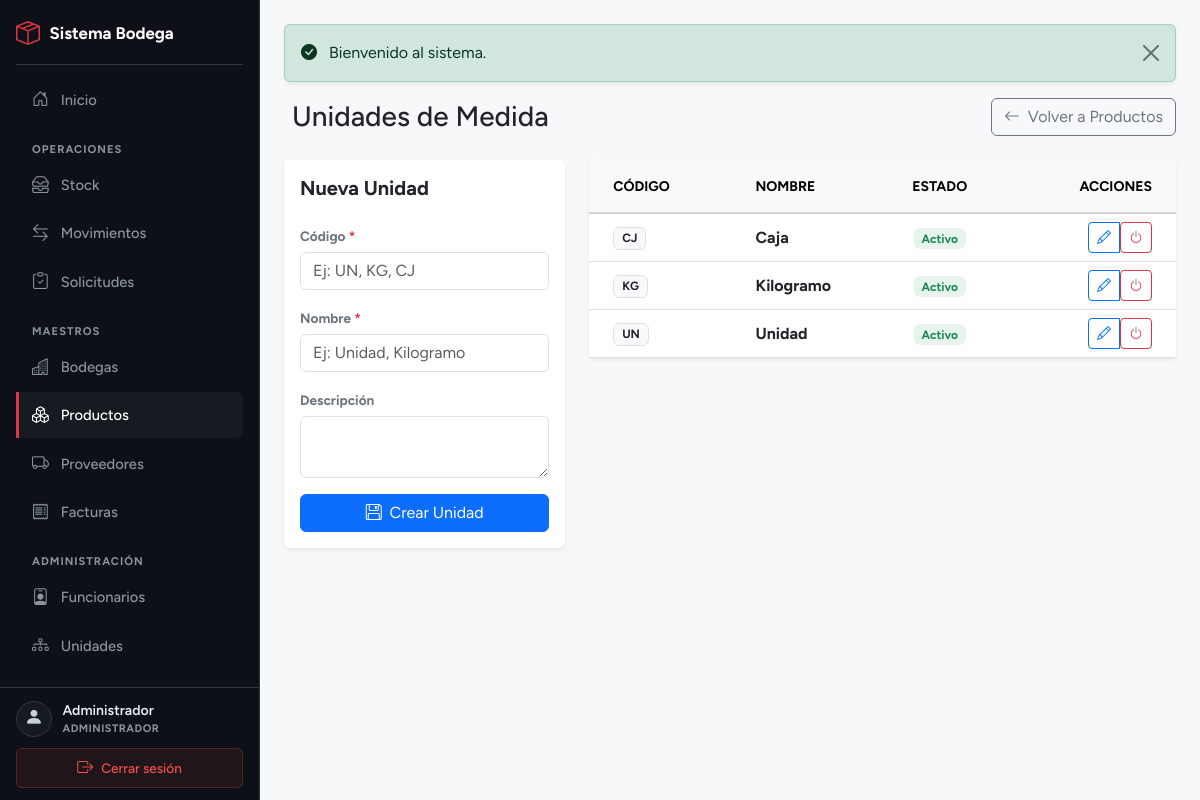
Page /modulos/productos/unidades_lista.php (signed in) on the committed database.
### tables this page shows
CREATE TABLE unidades_medida (
    id          INT UNSIGNED AUTO_INCREMENT PRIMARY KEY,
    codigo      VARCHAR(10)  NOT NULL,
    nombre      VARCHAR(80)  NOT NULL,
    descripcion VARCHAR(255) NULL,
    estado      TINYINT(1)   NOT NULL DEFAULT 1,
    UNIQUE KEY uq_um_codigo (codigo)
);

### inc/functions.php (called while the page is built, shortened)
<?php
function h($text)
{
    return htmlspecialchars((string)$text, ENT_QUOTES, 'UTF-8');
}

### modulos/productos/unidades_lista.php (the view, shortened to what this page needs)
<?php
require_once __DIR__ . '/../../inc/db.php';
require_once __DIR__ . '/../../inc/functions.php';
$editando = null;
$unidades = $pdo->query("SELECT * FROM unidades_medida ORDER BY nombre ASC")->fetchAll();
require_once __DIR__ . '/../../inc/header.php';
?>
<div class="d-flex justify-content-between align-items-center mb-4">
    <h1 class="h3 mb-0 text-gray-800"><i class="bi bi-ruler text-primary me-2"></i>Unidades de Medida</h1>
    <a href="productos_lista.php" class="btn btn-outline-secondary"><i class="bi bi-arrow-left me-1"></i> Volver a Productos</a>
</div>
<div class="row g-4">
    <div class="col-lg-4">
        <div class="card shadow-sm border-0">
            <div class="card-header bg-white pt-3 border-0">
                <h5 class="fw-bold mb-0"><?php echo $editando ? 'Editar Unidad' : 'Nueva Unidad'; ?></h5>
            </div>
            <div class="card-body">
                <form method="post">
                    <div class="mb-3">
                        <label class="form-label fw-bold small text-secondary">Código <span class="text-danger">*</span></label>
                        <input type="text" name="codigo" class="form-control" value="<?php echo $editando ? h($editando['codigo']) : ''; ?>" placeholder="Ej: UN, KG, CJ" required>
                    </div>
                    <div class="mb-3">
                        <label class="form-label fw-bold small text-secondary">Nombre <span class="text-danger">*</span></label>
                        <input type="text" name="nombre" class="form-control" value="<?php echo $editando ? h($editando['nombre']) : ''; ?>" placeholder="Ej: Unidad, Kilogramo" required>
                    </div>
                    <div class="mb-3">
                        <label class="form-label fw-bold small text-secondary">Descripción</label>
                        <textarea name="descripcion" class="form-control" rows="2"><?php echo $editando ? h($editando['descripcion']) : ''; ?></textarea>
                    </div>
                    <button type="submit" class="btn btn-primary w-100">
                        <i class="bi bi-floppy me-1"></i> <?php echo $editando ? 'Guardar Cambios' : 'Crear Unidad'; ?>
                    </button>
                </form>
            </div>
        </div>
    </div>
    <div class="col-lg-8">
        <div class="card shadow-sm border-0">
            <div class="card-body p-0">
                <div class="table-responsive">
                    <table class="table table-hover align-middle mb-0">
                        <thead class="table-light text-secondary small">
                            <tr>
                                <th class="px-4 py-3">CÓDIGO</th>
                                <th class="py-3">NOMBRE</th>
                                <th class="py-3 text-center">ESTADO</th>
                                <th class="px-4 py-3 text-end">ACCIONES</th>
                            </tr>
                        </thead>
                        <tbody>
                            <?php if (!$unidades): ?>
                                <tr><td colspan="4" class="text-center py-4 text-muted">No hay unidades registradas.</td></tr>
                            <?php else: ?>
                                <?php foreach ($unidades as $u): ?>
                                <tr>
                                    <td class="px-4"><span class="badge bg-light text-dark border"><?php echo h($u['codigo']); ?></span></td>
                                    <td class="fw-bold text-dark"><?php echo h($u['nombre']); ?></td>
                                    <td class="text-center">
                                        <span class="badge <?php echo $u['estado'] ? 'bg-success' : 'bg-danger'; ?> bg-opacity-10 <?php echo $u['estado'] ? 'text-success' : 'text-danger'; ?> border-0">
                                            <?php echo $u['estado'] ? 'Activo' : 'Inactivo'; ?>
                                        </span>
                                    </td>
                                    <td class="px-4 text-end">
                                        <div class="btn-group">
                                            <a href="?editar=<?php echo $u['id']; ?>" class="btn btn-sm btn-outline-primary" title="Editar">
                                                <i class="bi bi-pencil"></i>
                                            </a>
                                            <form method="post" class="d-inline"
                                                  onsubmit="return confirm('¿Deseas cambiar el estado de esta unidad?');">
                                                <button type="submit" class="btn btn-sm btn-outline-<?php echo $u['estado'] ? 'danger' : 'success'; ?>"
                                                        title="<?php echo $u['estado'] ? 'Desactivar' : 'Activar'; ?>">
                                                    <i class="bi bi-<?php echo $u['estado'] ? 'power' : 'check-circle'; ?>"></i>
                                                </button>
                                            </form>
                                        </div>
                                    </td>
                                </tr>
                                <?php endforeach; ?>
                            <?php endif; ?>
                        </tbody>
                    </table>
                </div>
            </div>
        </div>
    </div>
</div>
<?php require_once __DIR__ . '/../../inc/footer.php'; ?>

### rows in the picture
unidades_medida: codigo "CJ", nombre "Caja", estado "Activo"
unidades_medida: codigo "KG", nombre "Kilogramo", estado "Activo"
unidades_medida: codigo "UN", nombre "Unidad", estado "Activo"

### other values in the picture
$user['nombre'] "Administrador"
$rolLabel ? $rolLabel : $user['rol'] "ADMINISTRADOR"
$flash['message'] "Bienvenido al sistema."
